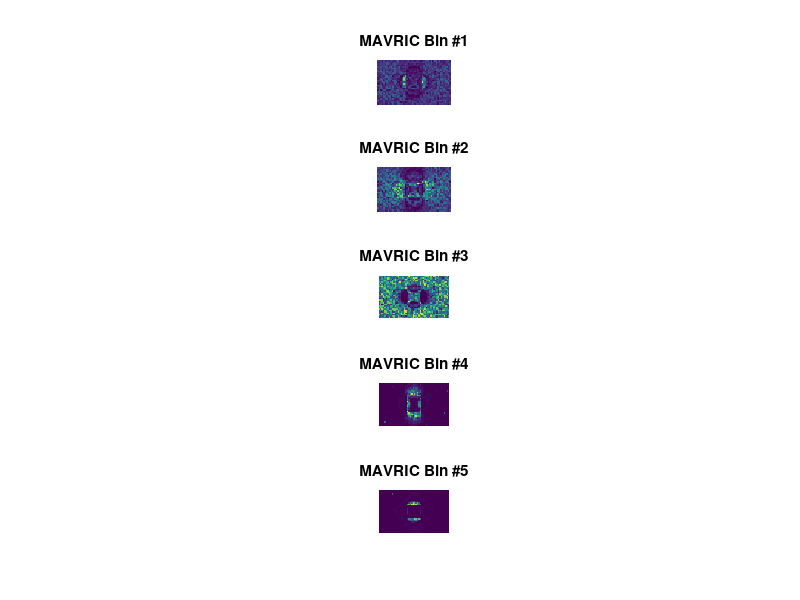
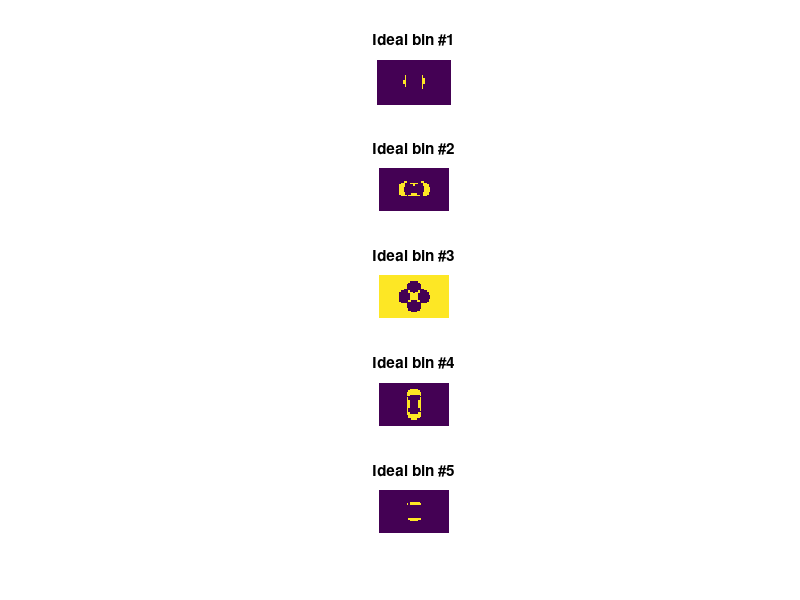

Write the MATLAB code that produced these figures, in order.
% Show excited bins 
clear all
close all
clc 
%% MAVRIC 
load('mavric.mat')
ss = reshape(raw_signal, 29, 48, 5); 
%%
figure(1); 
for y = 1:5
    subplot(5,1,y); hold on 
    imagesc(abs(ss(:,:,y))); axis equal off
    title(sprintf('MAVRIC Bin #%d',y))
end
%%
figure(2); 
bw = 1500; 
load('bmap_msi_fig.mat')
b0 = b0*bw/2;
bdr = linspace(-bw/2,bw/2,6); 
for y = 1:5
    subplot(5,1,y); hold on
    imagesc((bdr(y)<b0&b0<bdr(y+1)))
    title(sprintf('Ideal bin #%d',y))
    axis equal off
end


